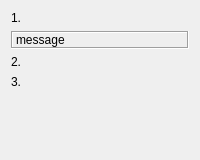
     <widget class="QWidget" name="page2">
      <property name="sizePolicy">
       <sizepolicy hsizetype="Preferred" vsizetype="Minimum">
        <horstretch>0</horstretch>
        <verstretch>0</verstretch>
       </sizepolicy>
      </property>
      <layout class="QVBoxLayout" name="verticalLayout_4" stretch="0,0,0,0,0,0">
       <item>
        <widget class="QLabel" name="lblProtxTransaction1">
         <property name="text">
          <string>1.</string>
         </property>
         <property name="wordWrap">
          <bool>true</bool>
         </property>
         <property name="textInteractionFlags">
          <set>Qt::LinksAccessibleByMouse|Qt::TextSelectableByMouse</set>
         </property>
        </widget>
       </item>
       <item>
        <widget class="QLabel" name="lblProtxTransaction2">
         <property name="frameShape">
          <enum>QFrame::Box</enum>
         </property>
         <property name="frameShadow">
          <enum>QFrame::Sunken</enum>
         </property>
         <property name="text">
          <string>message</string>
         </property>
         <property name="wordWrap">
          <bool>true</bool>
         </property>
         <property name="textInteractionFlags">
          <set>Qt::LinksAccessibleByMouse|Qt::TextSelectableByMouse</set>
         </property>
        </widget>
       </item>
       <item>
        <widget class="QLabel" name="lblProtxTransaction3">
         <property name="text">
          <string>2.</string>
         </property>
         <property name="wordWrap">
          <bool>true</bool>
         </property>
         <property name="textInteractionFlags">
          <set>Qt::LinksAccessibleByMouse|Qt::TextSelectableByMouse</set>
         </property>
        </widget>
       </item>
       <item>
        <widget class="QLabel" name="lblProtxTransaction4">
         <property name="text">
          <string>3.</string>
         </property>
         <property name="wordWrap">
          <bool>true</bool>
         </property>
         <property name="textInteractionFlags">
          <set>Qt::LinksAccessibleByMouse|Qt::TextSelectableByMouse</set>
         </property>
        </widget>
       </item>
       <item>
        <widget class="QLabel" name="label_6">
         <property name="text">
          <string/>
         </property>
        </widget>
       </item>
       <item>
        <spacer name="verticalSpacer_3">
         <property name="orientation">
          <enum>Qt::Vertical</enum>
         </property>
         <property name="sizeHint" stdset="0">
          <size>
           <width>20</width>
           <height>40</height>
          </size>
         </property>
        </spacer>
       </item>
      </layout>
     </widget>
